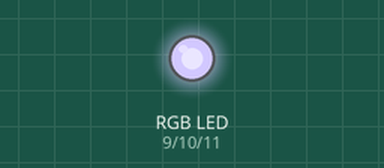
A sketch run on a simulated Arduino Uno, built with avr-gcc and run on an emulated ATmega328P. Shown: an RGB LED mixed from three pins (HIGH = lit). Dim RGB values are drawn brighter than linear; random numbers use the default seed unless the sketch sets one.

Above: at 0.1 s.
At 4.1 s:
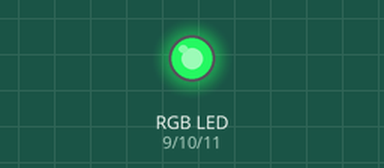
At 9.1 s:
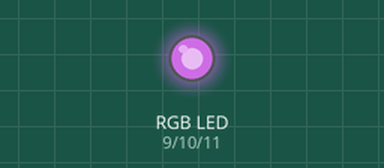
At 19.1 s:
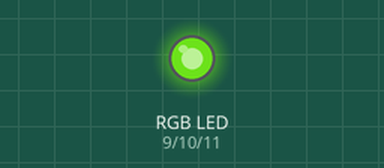
At 29.1 s:
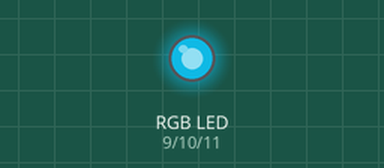
At 39.1 s:
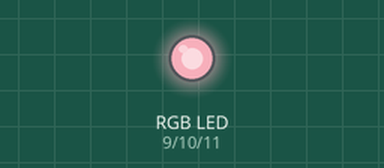
Timing chart, 0 to 40.0 s (numbered marks = the images above):
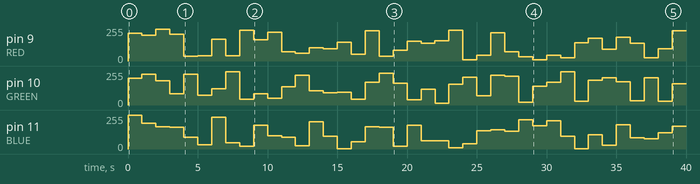

The sketch:

sketch_apr07b.ino
```cpp
const int RED=9;
const int GREEN=10;
const int BLUE=11;
const int POT=A0;
int value;
void setup() {
  // put your setup code here, to run once:
  pinMode(RED, OUTPUT);
  pinMode(GREEN, OUTPUT);
  pinMode(BLUE, OUTPUT);
  randomSeed(analogRead(0));//난수 생성기 초기화
}

void loop() {
  // put your main code here, to run repeatedly:
  analogWrite(RED, random(255));
  analogWrite(GREEN, random(255));
  analogWrite(BLUE, random(255));
  delay(1000);
}
```

Measured:
- by itself, pin 9 (RED): 0/255 → 209/255 at 0.00 s, → 193/255 1.0 s later, → 240/255 1.0 s later, → 202/255 1.0 s later, … (40 changes in this stretch)
- by itself, pin 10 (GREEN): 0/255 → 199/255 at 0.00 s, → 231/255 1.0 s later, → 182/255 1.0 s later, → 83/255 1.0 s later, … (40 changes in this stretch)
